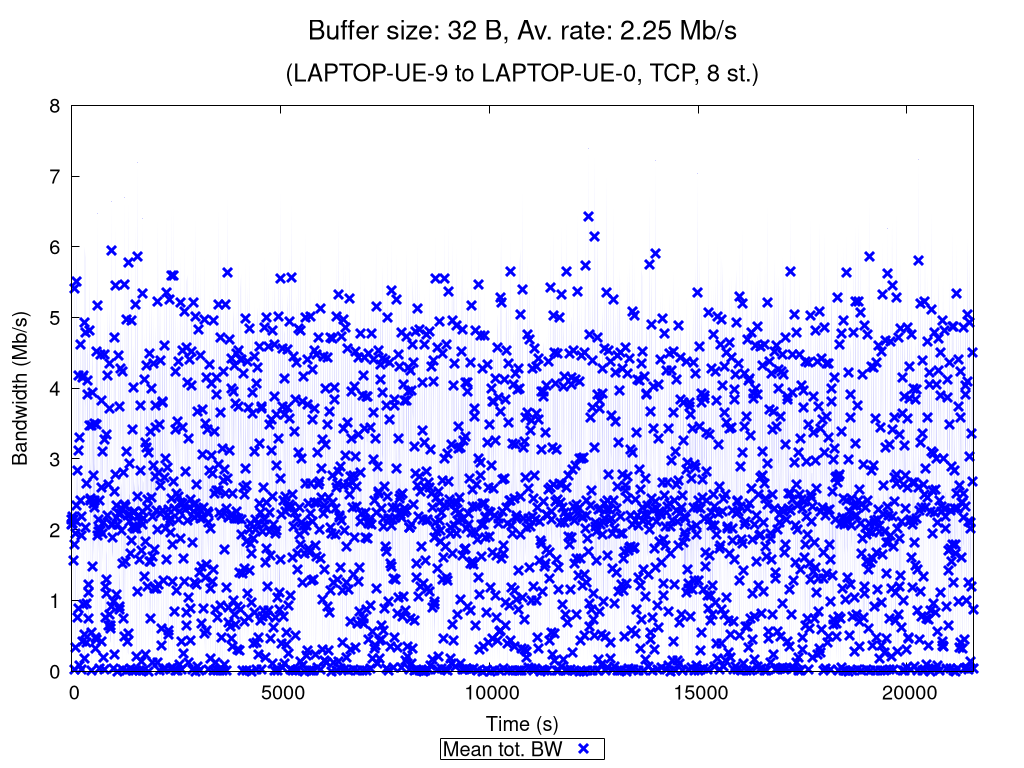

This figure's gnuplot source:
set terminal pngcairo nocrop enhanced size 1024,768 font "Verdana,15"
set output "TCP_8_st_2020_11_13_08-47-29_two2one_00032B.png"

set title "{/=20 Buffer size: 32 B, Av. rate: 2.25 Mb/s}\n\n{/=18 (LAPTOP-UE-9 to LAPTOP-UE-0, TCP, 8 st.)}"

set xlabel "Time (s)"
set ylabel "Bandwidth (Mb/s)"
set ytics nomirror
set key bmargin center horizontal box samplen 1 width -1
set bmargin 4.6
set rmargin 4.5

rf = 1000000.0  # rate factor
set style fill transparent solid 0.2 noborder
set autoscale xfix
plot "TCP_8_st_2020_11_13_08-47-29_two2one_00032B_iperf_processed.dat" using 1:($2/rf-$3/rf):($2/rf+$3/rf) with filledcurves lc rgb "blue" notitle, \
     "" using 1:($2/rf) with points pt 2 ps 1.5 lw 3 lc rgb "blue" title "Mean tot. BW", \
